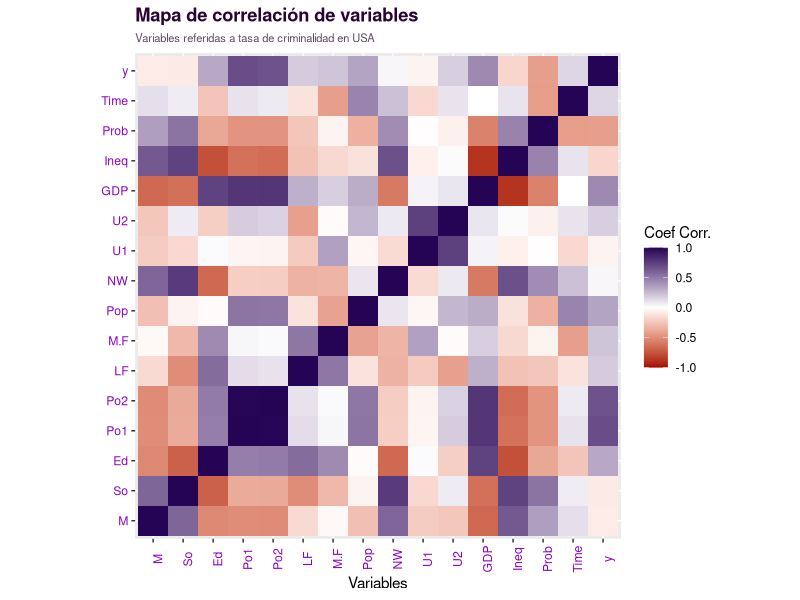

Reproduce this figure in R.
## ---- chunk 1
knitr::opts_chunk$set(echo = TRUE)
library(tidyverse)
library(reshape2)
## ---- chunk 2
Datos <- read.table(
    "UScrime.txt",
    header = TRUE,
    dec = ","
)
## ---- chunk 3
lm(
    y ~ . ,
    data = Datos
) %>% summary()
## ---- chunk 4
qplot(x=Var1,
      y=Var2,
      data = melt(cor(Datos, use = "p")),
      fill = value,
      geom="tile"
)+scale_fill_gradient2(limits = c(-1, 1),
                       low = "#A50303", high = "#250455")+
  theme(aspect.ratio = 1,
        plot.title = element_text(
          face = "bold",
          color = "#280434FF"),
        plot.subtitle = element_text(
          size=8,
          color="#5C485F"
        ),
        axis.text.x = element_text(
          color = "#8C04C2",
          angle=90
        ),
        axis.text.y = element_text(
          color="#8C04C2"
        )
        )+
  labs(title="Mapa de correlación de variables",
       subtitle = "Variables referidas a tasa de criminalidad en USA",
       x="Variables",
       y="",
       fill="Coef Corr.")
## ---- chunk 5
# Multiple plot function, la hizo Dios.

multiplot <- function(..., plotlist=NULL, file, cols=1, layout=NULL) {
  library(grid)

  # Make a list from the ... arguments and plotlist
  plots <- c(list(...), plotlist)

  numPlots = length(plots)

  # If layout is NULL, then use 'cols' to determine layout
  if (is.null(layout)) {
    # Make the panel
    # ncol: Number of columns of plots
    # nrow: Number of rows needed, calculated from # of cols
    layout <- matrix(seq(1, cols * ceiling(numPlots/cols)),
                    ncol = cols, nrow = ceiling(numPlots/cols))
  }

 if (numPlots==1) {
    print(plots[[1]])

  } else {
    # Set up the page
    grid.newpage()
    pushViewport(viewport(layout = grid.layout(nrow(layout), ncol(layout))))

    # Make each plot, in the correct location
    for (i in 1:numPlots) {
      # Get the i,j matrix positions of the regions that contain this subplot
      matchidx <- as.data.frame(which(layout == i, arr.ind = TRUE))

      print(plots[[i]], vp = viewport(layout.pos.row = matchidx$row,
                                      layout.pos.col = matchidx$col))
    }
  }
}

HistM<-ggplot(Datos,aes(x=M))+
  geom_histogram(binwidth = 5,
                 fill="#8F3A84FF",
                 colour="black")+
  theme(aspect.ratio = 1,
        plot.subtitle = element_text(
          size=6.5
        ),
        plot.title = element_text(
          face="bold",
          size=10,
          color = "#280434FF"
        ),
        axis.text.x = element_text(
          color = "#8C04C2"
        ),
        axis.text.y = element_text(
          color="#8C04C2"
        ))+
  labs(title="Histograma variable M",
       subtitle="Número de hombres entre 14 y 24
       años por 1000 habitantes",
       x="Cantidad de Hombres",
       y="Cantidad de Estados")


BarpSo<-ggplot(data=Datos, aes(x=factor(So))) +
  geom_bar(stat="count", 
           fill="#8F3A84FF",
           colour="black")+
  theme(plot.subtitle = element_text(
          size=6.5
        ),
        plot.title = element_text(
          face = "bold",
          size=10,
          color = "#280434FF"
        ),
        axis.text.x = element_text(
          color = "#8C04C2"
        ),
        axis.text.y = element_text(
          color="#8C04C2"
        ),
        aspect.ratio=1)+
  labs(title = "Barplot variable So",
       subtitle = "¿Es este un estado sureño?",
       x="Respuesta",
       y="Cantidad de respuestas")

HistEd<-ggplot(Datos,aes(x=Ed))+
  geom_histogram(binwidth = 5,
                 fill="#8F3A84FF",
                 colour="black")+
  theme(aspect.ratio = 1,
        plot.subtitle = element_text(
          size=6.5
        ),
        plot.title = element_text(
          size=10,
          face="bold",
          color = "#280434FF"
        ),
        axis.text.x = element_text(
          color = "#8C04C2"
        ),
        axis.text.y = element_text(
          color="#8C04C2"
        ))+
  labs(title="Histograma variable Ed",
       subtitle="Escolaridad del Estado",
       x="Puntuación",
       y="Cantidad de Estados")

HistPo1<-ggplot(Datos,aes(x=Po1))+
  geom_histogram(binwidth = 5,
                 fill="#8F3A84FF",
                 colour="black")+
  theme(aspect.ratio = 1,
        plot.subtitle = element_text(
          size=6.5
        ),
        plot.title = element_text(
          face="bold",
          size=10,
          color = "#280434FF"
        ),
        axis.text.x = element_text(
          color = "#8C04C2"
        ),
        axis.text.y = element_text(
          color="#8C04C2"
        ))+
  labs(title="Histograma variable Po1",
       subtitle = "1960",
       x="Gasto",
       y="Cantidad de Estados")

HistPo2<-ggplot(Datos,aes(x=Po2))+
  geom_histogram(binwidth = 5,
                 fill="#8F3A84FF",
                 colour="black")+
  theme(aspect.ratio = 1,
        plot.subtitle = element_text(
          size=6.5
        ),
        plot.title = element_text(
          face="bold",
          size=10,
          color = "#280434FF"
        ),
        axis.text.x = element_text(
          color = "#8C04C2"
        ),
        axis.text.y = element_text(
          color="#8C04C2"
        ))+
  labs(title="Histograma variable Po2",
       subtitle = "1959",
       x="Gasto",
       y="Cantidad de Estados")

HistLF<-ggplot(Datos,aes(x=LF))+
  geom_histogram(binwidth = 5,
                 fill="#8F3A84FF",
                 colour="black")+
  theme(aspect.ratio = 1,
        plot.subtitle = element_text(
          size=6.5
        ),
        plot.title = element_text(
          face="bold",
          size=10,
          color = "#280434FF"
        ),
        axis.text.x = element_text(
          color = "#8C04C2"
        ),
        axis.text.y = element_text(
          color="#8C04C2"
        ))+
  labs(title="Histograma variable LF",
       subtitle = "TPFLM de 14 a 24 años",
       x="Gasto",
       y="Cantidad de Estados")

HistMF<-ggplot(Datos,aes(x=M.F))+
  geom_histogram(binwidth = 15,
                 fill="#8F3A84FF",
                 colour="black")+
  theme(aspect.ratio = 1,
        plot.subtitle = element_text(
          size=6.5
        ),
        plot.title = element_text(
          face="bold",
          size=10,
          color = "#280434FF"
        ),
        axis.text.x = element_text(
          color = "#8C04C2"
        ),
        axis.text.y = element_text(
          color="#8C04C2"
        ))+
  labs(title="Histograma variable M.F",
       subtitle = "Cantidad de hombres cada 1000 mujeres",
       x="Cantidad de Hombres",
       y="Cantidad de Estados")

HistPop<-ggplot(Datos,aes(x=Pop))+
  geom_histogram(binwidth = 15,
                 fill="#8F3A84FF",
                 colour="black")+
  theme(aspect.ratio = 1,
        plot.subtitle = element_text(
          size=6.5
        ),
        plot.title = element_text(
          face="bold",
          size=10,
          color = "#280434FF"
        ),
        axis.text.x = element_text(
          color = "#8C04C2"
        ),
        axis.text.y = element_text(
          color="#8C04C2"
        ))+
  labs(title="Histograma variable Pop",
       subtitle = "Tamaño de la población en cienmiles",
       x="Pop",
       y="Cantidad de Estados")

HistNW<-ggplot(Datos,aes(x=NW))+
  geom_histogram(binwidth = 15,
                 fill="#8F3A84FF",
                 colour="black")+
  theme(aspect.ratio = 1,
        plot.subtitle = element_text(
          size=6.5
        ),
        plot.title = element_text(
          face="bold",
          size=10,
          color = "#280434FF"
        ),
        axis.text.x = element_text(
          color = "#8C04C2"
        ),
        axis.text.y = element_text(
          color="#8C04C2"
        ))+
  labs(title="Histograma variable NW",
       subtitle = "Cantidad de no caucásicos cada 1000 habitantes",
       x="Cantidad de no caucásicos",
       y="Cantidad de Estados")

HistU1<-ggplot(Datos,aes(x=U1))+
  geom_histogram(binwidth = 10,
                 fill="#8F3A84FF",
                 colour="black")+
  theme(aspect.ratio = 1,
        plot.subtitle = element_text(
          size=6.5
        ),
        plot.title = element_text(
          face="bold",
          size=10,
          color = "#280434FF"
        ),
        axis.text.x = element_text(
          color = "#8C04C2"
        ),
        axis.text.y = element_text(
          color="#8C04C2"
        ))+
  labs(title="Histograma variable U1",
       subtitle = "TD cada 1000 habitantes, 
hombres de 14 a 24 ",
       x="U1",
       y="Cantidad de Estados")

HistU2<-ggplot(Datos,aes(x=U2))+
  geom_histogram(binwidth = 10,
                 fill="#8F3A84FF",
                 colour="black")+
  theme(aspect.ratio = 1,
        plot.subtitle = element_text(
          size=6.5
        ),
        plot.title = element_text(
          face="bold",
          size=10,
          color = "#280434FF"
        ),
        axis.text.x = element_text(
          color = "#8C04C2"
        ),
        axis.text.y = element_text(
          color="#8C04C2"
        ))+
  labs(title="Histograma variable U1",
       subtitle = "TD cada 1000 habitantes, 
hombres de 35 a 39 ",
       x="U2",
       y="Cantidad de Estados")

HistGDP<-ggplot(Datos,aes(x=GDP))+
  geom_histogram(binwidth = 50,
                 fill="#8F3A84FF",
                 colour="black")+
  theme(aspect.ratio = 1,
        plot.subtitle = element_text(
          size=6.5
        ),
        plot.title = element_text(
          face="bold",
          size=10,
          color = "#280434FF"
        ),
        axis.text.x = element_text(
          color = "#8C04C2"
        ),
        axis.text.y = element_text(
          color="#8C04C2"
        ))+
  labs(title="Histograma variable GDP",
       subtitle = "PIB per cápita",
       x="GDP",
       y="Cantidad de Estados")+
  scale_x_continuous(breaks = c(200,300,400,500,600,700))+
  scale_y_continuous(breaks = c(2,4,6,8,10,12,14,16))

HistIneq<-ggplot(Datos,aes(x=Ineq))+
  geom_histogram(binwidth = 10,
                 fill="#8F3A84FF",
                 colour="black")+
  theme(aspect.ratio = 1,
        plot.subtitle = element_text(
          size=6.5
        ),
        plot.title = element_text(
          face="bold",
          size=10,
          color = "#280434FF"
        ),
        axis.text.x = element_text(
          color = "#8C04C2"
        ),
        axis.text.y = element_text(
          color="#8C04C2"
        ))+
  labs(title="Histograma variable Ineq",
       subtitle = "Desigualdad de Ingresos",
       x="Ineq",
       y="Cantidad de Estados")+
   scale_x_continuous(breaks = c(100,150,200,250,300))+
   scale_y_continuous(breaks = c(2,4,6,8,10,12))
 
HistProb<-ggplot(Datos,aes(x=Prob))+
  geom_histogram(binwidth = 0.02,
                 fill="#8F3A84FF",
                 colour="black")+
  theme(aspect.ratio = 1,
        plot.subtitle = element_text(
          size=6.5
        ),
        plot.title = element_text(
          face="bold",
          size=10,
          color = "#280434FF"
        ),
        axis.text.x = element_text(
          color = "#8C04C2",
          angle = 90
        ),
        axis.text.y = element_text(
          color="#8C04C2"
        ))+
  labs(title="Histograma variable Prob",
       subtitle = "Probabilidad de encarcelamiento",
       x="P",
       y="Cantidad de Estados")+
  scale_x_continuous(breaks = c(0,0.02,0.04,0.06,0.08,0.10,0.12))

HistTime<-ggplot(Datos,aes(x=Time))+
  geom_histogram(binwidth = 8,
                 fill="#8F3A84FF",
                 colour="black")+
  theme(aspect.ratio = 1,
        plot.subtitle = element_text(
          size=6.5
        ),
        plot.title = element_text(
          face="bold",
          size=10,
          color = "#280434FF"
        ),
        axis.text.x = element_text(
          color = "#8C04C2"
        ),
        axis.text.y = element_text(
          color="#8C04C2"
        ))+
  labs(title="Histograma variable Time",
       subtitle = "Tiempo promedio de estadía en cárceles estatales",
       x="Tiempo",
       y="Cantidad de Estados")
